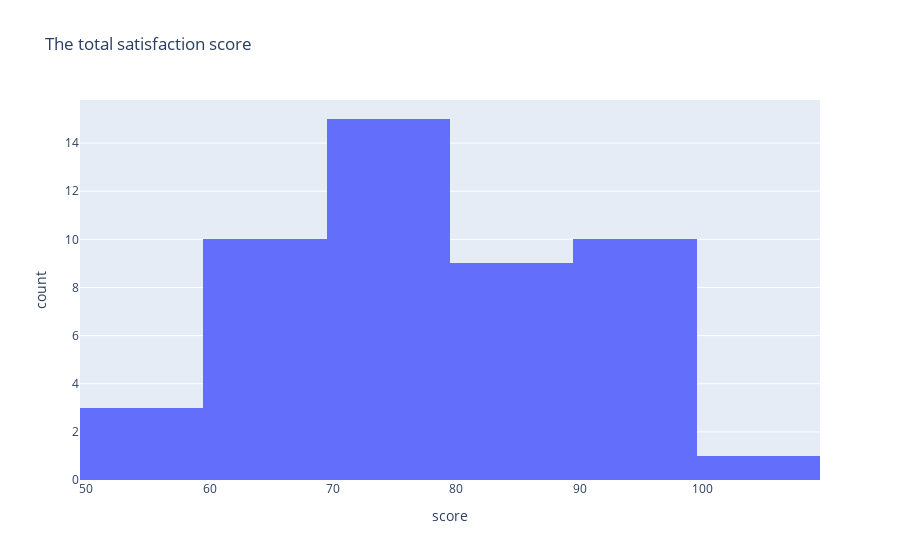

Notebook cell for this chart:
### Markdown cell above
**A survey of 48 employees of a large company was conducted with the purpose of determining how satisfied they are with their jobs. Such demographic variables as gender, age, and education (Bachelor, Master, or Doctoral degree) were recorded. The total satisfaction score was calculated as a sum of scores on 20 questions on a 5-point Likert scale. We use these data to develop a regression model that relates the job satisfaction score to the other variables. First, we plot the histogram for the scores, and conduct the normality tests.**

### Code cell
import pandas as pd
import plotly.express as px
from scipy.stats import norm
import numpy as np
import plotly.graph_objs as go
from statsmodels.formula.api import ols

# Load the data from CSV
df = pd.read_csv('data.csv')


# Create a histogram
fig = px.histogram(df, x="score",
                   title="The total satisfaction score")
fig.show()


# Encode categorical features  
df = pd.get_dummies(df, columns=['gender', 'educ'])

# Define formula 
formula = 'score ~ C(gender_M) + C(educ_bachelor) + C(educ_doctoral) + age'

# Fit ANOVA model
model = ols(formula, data=df).fit()

# Print model summary
print(model.summary())

### Figure 1 — Plotly figure (JSON) as saved in the notebook; plotly's stock layout.template omitted (floating-point values rounded to 4 significant figures)
{"data": [{"alignmentgroup": "True", "bingroup": "x", "hovertemplate": "score=%{x}<br>count=%{y}<extra></extra>", "legendgroup": "", "marker": {"color": "#636efa", "pattern": {"shape": ""}}, "name": "", "offsetgroup": "", "orientation": "v", "showlegend": false, "type": "histogram", "x": [93, 66, 82, 95, 78, 62, 87, 76, 71, 80, 75, 75, 93, 96, 63, 77, 73, 56, 77, 77, 79, 94, 76, 90, 74, 92, 91, 87, 55, 92, 69, 62, 77, 65, 81, 64, 97, 80, 60, 81, 68, 100, 68, 76, 81, 51, 75, 81], "xaxis": "x", "yaxis": "y"}], "layout": {"barmode": "relative", "legend": {"tracegroupgap": 0}, "title": {"text": "The total satisfaction score"}, "xaxis": {"anchor": "y", "domain": [0, 1], "title": {"text": "score"}}, "yaxis": {"anchor": "x", "domain": [0, 1], "title": {"text": "count"}}}}
